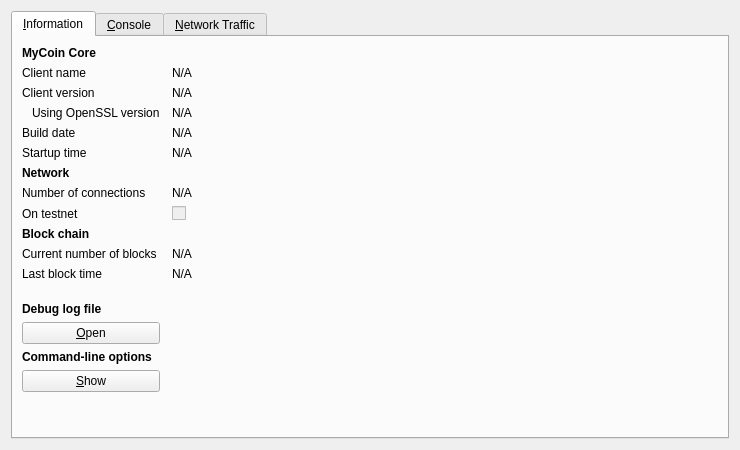
<?xml version="1.0" encoding="UTF-8"?>
<ui version="4.0">
 <class>RPCConsole</class>
 <widget class="QDialog" name="RPCConsole">
  <property name="geometry">
   <rect>
    <x>0</x>
    <y>0</y>
    <width>740</width>
    <height>450</height>
   </rect>
  </property>
  <property name="windowTitle">
   <string>MyCoin - Debug window</string>
  </property>
  <layout class="QVBoxLayout" name="verticalLayout_2">
   <item>
    <widget class="QTabWidget" name="tabWidget">
     <property name="currentIndex">
      <number>0</number>
     </property>
     <widget class="QWidget" name="tab_info">
      <attribute name="title">
       <string>&amp;Information</string>
      </attribute>
      <layout class="QGridLayout" name="gridLayout" columnstretch="0,1">
       <property name="horizontalSpacing">
        <number>12</number>
       </property>
       <item row="0" column="0">
        <widget class="QLabel" name="label_9">
         <property name="font">
          <font>
           <weight>75</weight>
           <bold>true</bold>
          </font>
         </property>
         <property name="text">
          <string>MyCoin Core</string>
         </property>
        </widget>
       </item>
       <item row="1" column="0">
        <widget class="QLabel" name="label_5">
         <property name="text">
          <string>Client name</string>
         </property>
        </widget>
       </item>
       <item row="1" column="1">
        <widget class="QLabel" name="clientName">
         <property name="cursor">
          <cursorShape>IBeamCursor</cursorShape>
         </property>
         <property name="text">
          <string>N/A</string>
         </property>
         <property name="textFormat">
          <enum>Qt::PlainText</enum>
         </property>
         <property name="textInteractionFlags">
          <set>Qt::LinksAccessibleByMouse|Qt::TextSelectableByKeyboard|Qt::TextSelectableByMouse</set>
         </property>
        </widget>
       </item>
       <item row="2" column="0">
        <widget class="QLabel" name="label_6">
         <property name="text">
          <string>Client version</string>
         </property>
        </widget>
       </item>
       <item row="2" column="1">
        <widget class="QLabel" name="clientVersion">
         <property name="cursor">
          <cursorShape>IBeamCursor</cursorShape>
         </property>
         <property name="text">
          <string>N/A</string>
         </property>
         <property name="textFormat">
          <enum>Qt::PlainText</enum>
         </property>
         <property name="textInteractionFlags">
          <set>Qt::LinksAccessibleByMouse|Qt::TextSelectableByKeyboard|Qt::TextSelectableByMouse</set>
         </property>
        </widget>
       </item>
       <item row="3" column="0">
        <widget class="QLabel" name="label_14">
         <property name="text">
          <string>Using OpenSSL version</string>
         </property>
         <property name="indent">
          <number>10</number>
         </property>
        </widget>
       </item>
       <item row="3" column="1">
        <widget class="QLabel" name="openSSLVersion">
         <property name="cursor">
          <cursorShape>IBeamCursor</cursorShape>
         </property>
         <property name="text">
          <string>N/A</string>
         </property>
         <property name="textFormat">
          <enum>Qt::PlainText</enum>
         </property>
         <property name="textInteractionFlags">
          <set>Qt::LinksAccessibleByMouse|Qt::TextSelectableByKeyboard|Qt::TextSelectableByMouse</set>
         </property>
        </widget>
       </item>
       <item row="4" column="0">
        <widget class="QLabel" name="label_12">
         <property name="text">
          <string>Build date</string>
         </property>
        </widget>
       </item>
       <item row="4" column="1">
        <widget class="QLabel" name="buildDate">
         <property name="cursor">
          <cursorShape>IBeamCursor</cursorShape>
         </property>
         <property name="text">
          <string>N/A</string>
         </property>
         <property name="textFormat">
          <enum>Qt::PlainText</enum>
         </property>
         <property name="textInteractionFlags">
          <set>Qt::LinksAccessibleByMouse|Qt::TextSelectableByKeyboard|Qt::TextSelectableByMouse</set>
         </property>
        </widget>
       </item>
       <item row="5" column="0">
        <widget class="QLabel" name="label_13">
         <property name="text">
          <string>Startup time</string>
         </property>
        </widget>
       </item>
       <item row="5" column="1">
        <widget class="QLabel" name="startupTime">
         <property name="cursor">
          <cursorShape>IBeamCursor</cursorShape>
         </property>
         <property name="text">
          <string>N/A</string>
         </property>
         <property name="textFormat">
          <enum>Qt::PlainText</enum>
         </property>
         <property name="textInteractionFlags">
          <set>Qt::LinksAccessibleByMouse|Qt::TextSelectableByKeyboard|Qt::TextSelectableByMouse</set>
         </property>
        </widget>
       </item>
       <item row="6" column="0">
        <widget class="QLabel" name="label_11">
         <property name="font">
          <font>
           <weight>75</weight>
           <bold>true</bold>
          </font>
         </property>
         <property name="text">
          <string>Network</string>
         </property>
        </widget>
       </item>
       <item row="7" column="0">
        <widget class="QLabel" name="label_7">
         <property name="text">
          <string>Number of connections</string>
         </property>
        </widget>
       </item>
       <item row="7" column="1">
        <widget class="QLabel" name="numberOfConnections">
         <property name="cursor">
          <cursorShape>IBeamCursor</cursorShape>
         </property>
         <property name="text">
          <string>N/A</string>
         </property>
         <property name="textFormat">
          <enum>Qt::PlainText</enum>
         </property>
         <property name="textInteractionFlags">
          <set>Qt::LinksAccessibleByMouse|Qt::TextSelectableByKeyboard|Qt::TextSelectableByMouse</set>
         </property>
        </widget>
       </item>
       <item row="8" column="0">
        <widget class="QLabel" name="label_8">
         <property name="text">
          <string>On testnet</string>
         </property>
        </widget>
       </item>
       <item row="8" column="1">
        <widget class="QCheckBox" name="isTestNet">
         <property name="enabled">
          <bool>false</bool>
         </property>
         <property name="text">
          <string/>
         </property>
        </widget>
       </item>
       <item row="9" column="0">
        <widget class="QLabel" name="label_10">
         <property name="font">
          <font>
           <weight>75</weight>
           <bold>true</bold>
          </font>
         </property>
         <property name="text">
          <string>Block chain</string>
         </property>
        </widget>
       </item>
       <item row="10" column="0">
        <widget class="QLabel" name="label_3">
         <property name="text">
          <string>Current number of blocks</string>
         </property>
        </widget>
       </item>
       <item row="10" column="1">
        <widget class="QLabel" name="numberOfBlocks">
         <property name="cursor">
          <cursorShape>IBeamCursor</cursorShape>
         </property>
         <property name="text">
          <string>N/A</string>
         </property>
         <property name="textFormat">
          <enum>Qt::PlainText</enum>
         </property>
         <property name="textInteractionFlags">
          <set>Qt::LinksAccessibleByMouse|Qt::TextSelectableByKeyboard|Qt::TextSelectableByMouse</set>
         </property>
        </widget>
       </item>
       <item row="11" column="0">
        <widget class="QLabel" name="label_2">
         <property name="text">
          <string>Last block time</string>
         </property>
        </widget>
       </item>
       <item row="11" column="1">
        <widget class="QLabel" name="lastBlockTime">
         <property name="cursor">
          <cursorShape>IBeamCursor</cursorShape>
         </property>
         <property name="text">
          <string>N/A</string>
         </property>
         <property name="textFormat">
          <enum>Qt::PlainText</enum>
         </property>
         <property name="textInteractionFlags">
          <set>Qt::LinksAccessibleByMouse|Qt::TextSelectableByKeyboard|Qt::TextSelectableByMouse</set>
         </property>
        </widget>
       </item>
       <item row="12" column="0">
        <spacer name="verticalSpacer_2">
         <property name="orientation">
          <enum>Qt::Vertical</enum>
         </property>
         <property name="sizeHint" stdset="0">
          <size>
           <width>20</width>
           <height>20</height>
          </size>
         </property>
        </spacer>
       </item>
       <item row="13" column="0">
        <widget class="QLabel" name="labelDebugLogfile">
         <property name="font">
          <font>
           <weight>75</weight>
           <bold>true</bold>
          </font>
         </property>
         <property name="text">
          <string>Debug log file</string>
         </property>
        </widget>
       </item>
       <item row="14" column="0">
        <widget class="QPushButton" name="openDebugLogfileButton">
         <property name="toolTip">
          <string>Open the MyCoin debug log file from the current data directory. This can take a few seconds for large log files.</string>
         </property>
         <property name="text">
          <string>&amp;Open</string>
         </property>
         <property name="autoDefault">
          <bool>false</bool>
         </property>
        </widget>
       </item>
       <item row="15" column="0">
        <widget class="QLabel" name="labelCLOptions">
         <property name="font">
          <font>
           <weight>75</weight>
           <bold>true</bold>
          </font>
         </property>
         <property name="text">
          <string>Command-line options</string>
         </property>
        </widget>
       </item>
       <item row="16" column="0">
        <widget class="QPushButton" name="showCLOptionsButton">
         <property name="toolTip">
          <string>Show the MyCoin-Qt help message to get a list with possible MyCoin command-line options.</string>
         </property>
         <property name="text">
          <string>&amp;Show</string>
         </property>
         <property name="autoDefault">
          <bool>false</bool>
         </property>
        </widget>
       </item>
       <item row="17" column="0">
        <spacer name="verticalSpacer">
         <property name="orientation">
          <enum>Qt::Vertical</enum>
         </property>
         <property name="sizeHint" stdset="0">
          <size>
           <width>20</width>
           <height>40</height>
          </size>
         </property>
        </spacer>
       </item>
      </layout>
     </widget>
     <widget class="QWidget" name="tab_console">
      <attribute name="title">
       <string>&amp;Console</string>
      </attribute>
      <layout class="QVBoxLayout" name="verticalLayout_3">
       <property name="spacing">
        <number>3</number>
       </property>
       <item>
        <widget class="QTextEdit" name="messagesWidget">
         <property name="minimumSize">
          <size>
           <width>0</width>
           <height>100</height>
          </size>
         </property>
         <property name="readOnly">
          <bool>true</bool>
         </property>
         <property name="tabKeyNavigation" stdset="0">
          <bool>false</bool>
         </property>
         <property name="columnCount" stdset="0">
          <number>2</number>
         </property>
        </widget>
       </item>
       <item>
        <layout class="QHBoxLayout" name="horizontalLayout">
         <property name="spacing">
          <number>3</number>
         </property>
         <item>
          <widget class="QLabel" name="label">
           <property name="text">
            <string notr="true">&gt;</string>
           </property>
          </widget>
         </item>
         <item>
          <widget class="QLineEdit" name="lineEdit"/>
         </item>
         <item>
          <widget class="QPushButton" name="clearButton">
           <property name="maximumSize">
            <size>
             <width>24</width>
             <height>24</height>
            </size>
           </property>
           <property name="toolTip">
            <string>Clear console</string>
           </property>
           <property name="text">
            <string/>
           </property>
           <property name="icon">
            <iconset resource="../bitcoin.qrc">
             <normaloff>:/icons/remove</normaloff>:/icons/remove</iconset>
           </property>
           <property name="shortcut">
            <string notr="true">Ctrl+L</string>
           </property>
           <property name="autoDefault">
            <bool>false</bool>
           </property>
          </widget>
         </item>
        </layout>
       </item>
      </layout>
     </widget>
     <widget class="QWidget" name="tab">
      <attribute name="title">
       <string>&amp;Network Traffic</string>
      </attribute>
      <layout class="QHBoxLayout" name="horizontalLayout_3">
       <item>
        <layout class="QVBoxLayout" name="verticalLayout_4">
         <item>
          <widget class="TrafficGraphWidget" name="trafficGraph" native="true">
           <property name="sizePolicy">
            <sizepolicy hsizetype="Expanding" vsizetype="Expanding">
             <horstretch>0</horstretch>
             <verstretch>0</verstretch>
            </sizepolicy>
           </property>
          </widget>
         </item>
         <item>
          <layout class="QHBoxLayout" name="horizontalLayout_2">
           <item>
            <widget class="QSlider" name="sldGraphRange">
             <property name="minimum">
              <number>1</number>
             </property>
             <property name="maximum">
              <number>288</number>
             </property>
             <property name="pageStep">
              <number>12</number>
             </property>
             <property name="value">
              <number>6</number>
             </property>
             <property name="orientation">
              <enum>Qt::Horizontal</enum>
             </property>
            </widget>
           </item>
           <item>
            <widget class="QLabel" name="lblGraphRange">
             <property name="minimumSize">
              <size>
               <width>100</width>
               <height>0</height>
              </size>
             </property>
             <property name="alignment">
              <set>Qt::AlignCenter</set>
             </property>
            </widget>
           </item>
           <item>
            <widget class="QPushButton" name="btnClearTrafficGraph">
             <property name="text">
              <string>&amp;Clear</string>
             </property>
            </widget>
           </item>
          </layout>
         </item>
        </layout>
       </item>
       <item>
        <layout class="QVBoxLayout" name="verticalLayout">
         <item>
          <widget class="QGroupBox" name="groupBox">
           <property name="title">
            <string>Totals</string>
           </property>
           <layout class="QVBoxLayout" name="verticalLayout_5">
            <item>
             <layout class="QHBoxLayout" name="horizontalLayout_4">
              <item>
               <widget class="Line" name="line">
                <property name="sizePolicy">
                 <sizepolicy hsizetype="Fixed" vsizetype="Fixed">
                  <horstretch>0</horstretch>
                  <verstretch>0</verstretch>
                 </sizepolicy>
                </property>
                <property name="minimumSize">
                 <size>
                  <width>10</width>
                  <height>0</height>
                 </size>
                </property>
                <property name="palette">
                 <palette>
                  <active>
                   <colorrole role="Light">
                    <brush brushstyle="SolidPattern">
                     <color alpha="255">
                      <red>0</red>
                      <green>255</green>
                      <blue>0</blue>
                     </color>
                    </brush>
                   </colorrole>
                  </active>
                  <inactive>
                   <colorrole role="Light">
                    <brush brushstyle="SolidPattern">
                     <color alpha="255">
                      <red>0</red>
                      <green>255</green>
                      <blue>0</blue>
                     </color>
                    </brush>
                   </colorrole>
                  </inactive>
                  <disabled>
                   <colorrole role="Light">
                    <brush brushstyle="SolidPattern">
                     <color alpha="255">
                      <red>0</red>
                      <green>255</green>
                      <blue>0</blue>
                     </color>
                    </brush>
                   </colorrole>
                  </disabled>
                 </palette>
                </property>
                <property name="orientation">
                 <enum>Qt::Horizontal</enum>
                </property>
               </widget>
              </item>
              <item>
               <widget class="QLabel" name="label_16">
                <property name="text">
                 <string>In:</string>
                </property>
               </widget>
              </item>
              <item>
               <widget class="QLabel" name="lblBytesIn">
                <property name="minimumSize">
                 <size>
                  <width>50</width>
                  <height>0</height>
                 </size>
                </property>
                <property name="alignment">
                 <set>Qt::AlignRight|Qt::AlignTrailing|Qt::AlignVCenter</set>
                </property>
               </widget>
              </item>
             </layout>
            </item>
            <item>
             <layout class="QHBoxLayout" name="horizontalLayout_5">
              <item>
               <widget class="Line" name="line_2">
                <property name="sizePolicy">
                 <sizepolicy hsizetype="Fixed" vsizetype="Fixed">
                  <horstretch>0</horstretch>
                  <verstretch>0</verstretch>
                 </sizepolicy>
                </property>
                <property name="minimumSize">
                 <size>
                  <width>10</width>
                  <height>0</height>
                 </size>
                </property>
                <property name="palette">
                 <palette>
                  <active>
                   <colorrole role="Light">
                    <brush brushstyle="SolidPattern">
                     <color alpha="255">
                      <red>255</red>
                      <green>0</green>
                      <blue>0</blue>
                     </color>
                    </brush>
                   </colorrole>
                  </active>
                  <inactive>
                   <colorrole role="Light">
                    <brush brushstyle="SolidPattern">
                     <color alpha="255">
                      <red>255</red>
                      <green>0</green>
                      <blue>0</blue>
                     </color>
                    </brush>
                   </colorrole>
                  </inactive>
                  <disabled>
                   <colorrole role="Light">
                    <brush brushstyle="SolidPattern">
                     <color alpha="255">
                      <red>255</red>
                      <green>0</green>
                      <blue>0</blue>
                     </color>
                    </brush>
                   </colorrole>
                  </disabled>
                 </palette>
                </property>
                <property name="orientation">
                 <enum>Qt::Horizontal</enum>
                </property>
               </widget>
              </item>
              <item>
               <widget class="QLabel" name="label_17">
                <property name="text">
                 <string>Out:</string>
                </property>
               </widget>
              </item>
              <item>
               <widget class="QLabel" name="lblBytesOut">
                <property name="minimumSize">
                 <size>
                  <width>50</width>
                  <height>0</height>
                 </size>
                </property>
                <property name="alignment">
                 <set>Qt::AlignRight|Qt::AlignTrailing|Qt::AlignVCenter</set>
                </property>
               </widget>
              </item>
             </layout>
            </item>
            <item>
             <spacer name="verticalSpacer_4">
              <property name="orientation">
               <enum>Qt::Vertical</enum>
              </property>
              <property name="sizeHint" stdset="0">
               <size>
                <width>20</width>
                <height>407</height>
               </size>
              </property>
             </spacer>
            </item>
           </layout>
          </widget>
         </item>
        </layout>
       </item>
      </layout>
     </widget>
    </widget>
   </item>
  </layout>
 </widget>
 <customwidgets>
  <customwidget>
   <class>TrafficGraphWidget</class>
   <extends>QWidget</extends>
   <header>trafficgraphwidget.h</header>
   <container>1</container>
   <slots>
    <slot>clear()</slot>
   </slots>
  </customwidget>
 </customwidgets>
 <resources>
  <include location="../bitcoin.qrc"/>
 </resources>
 <connections/>
</ui>
